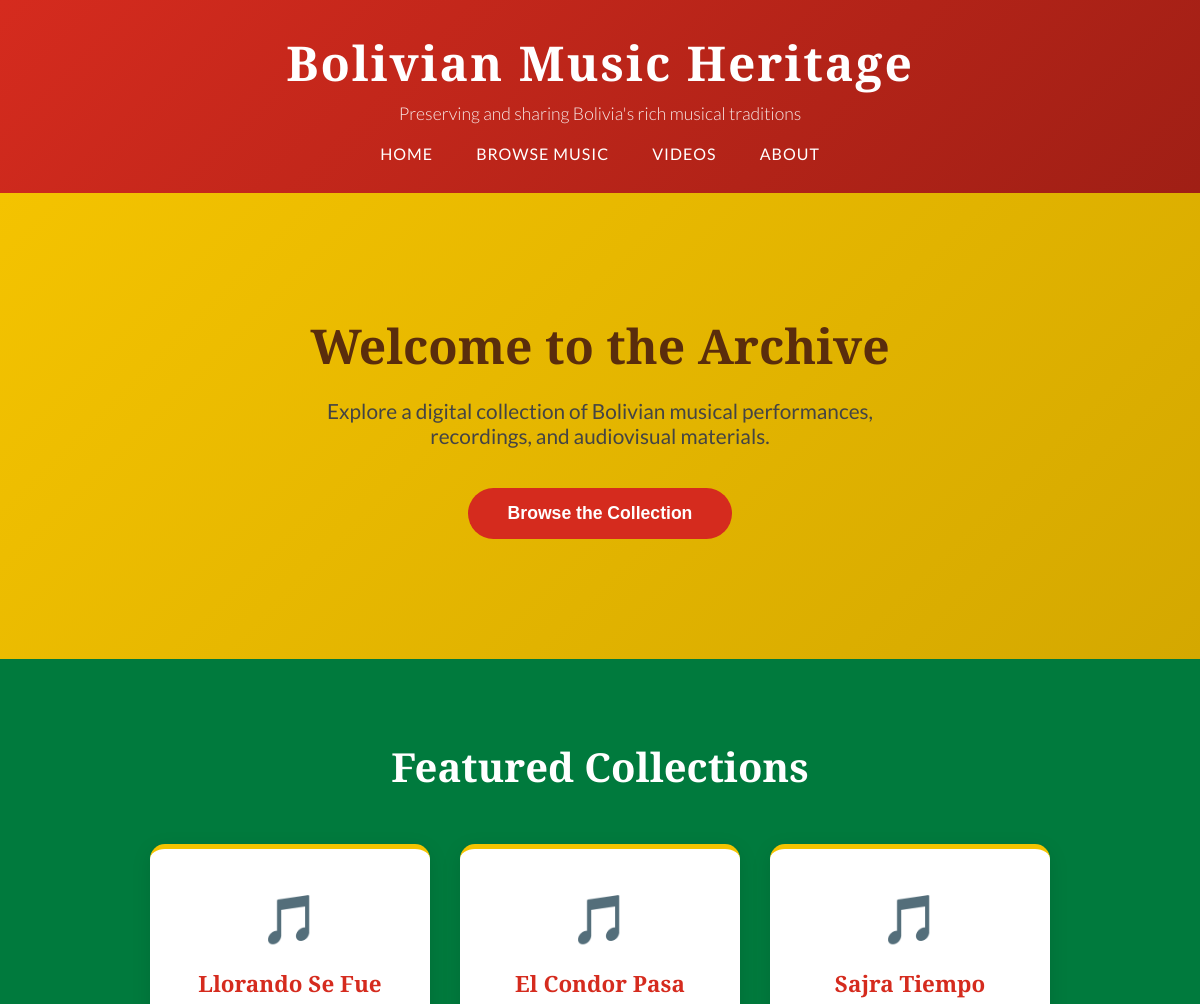
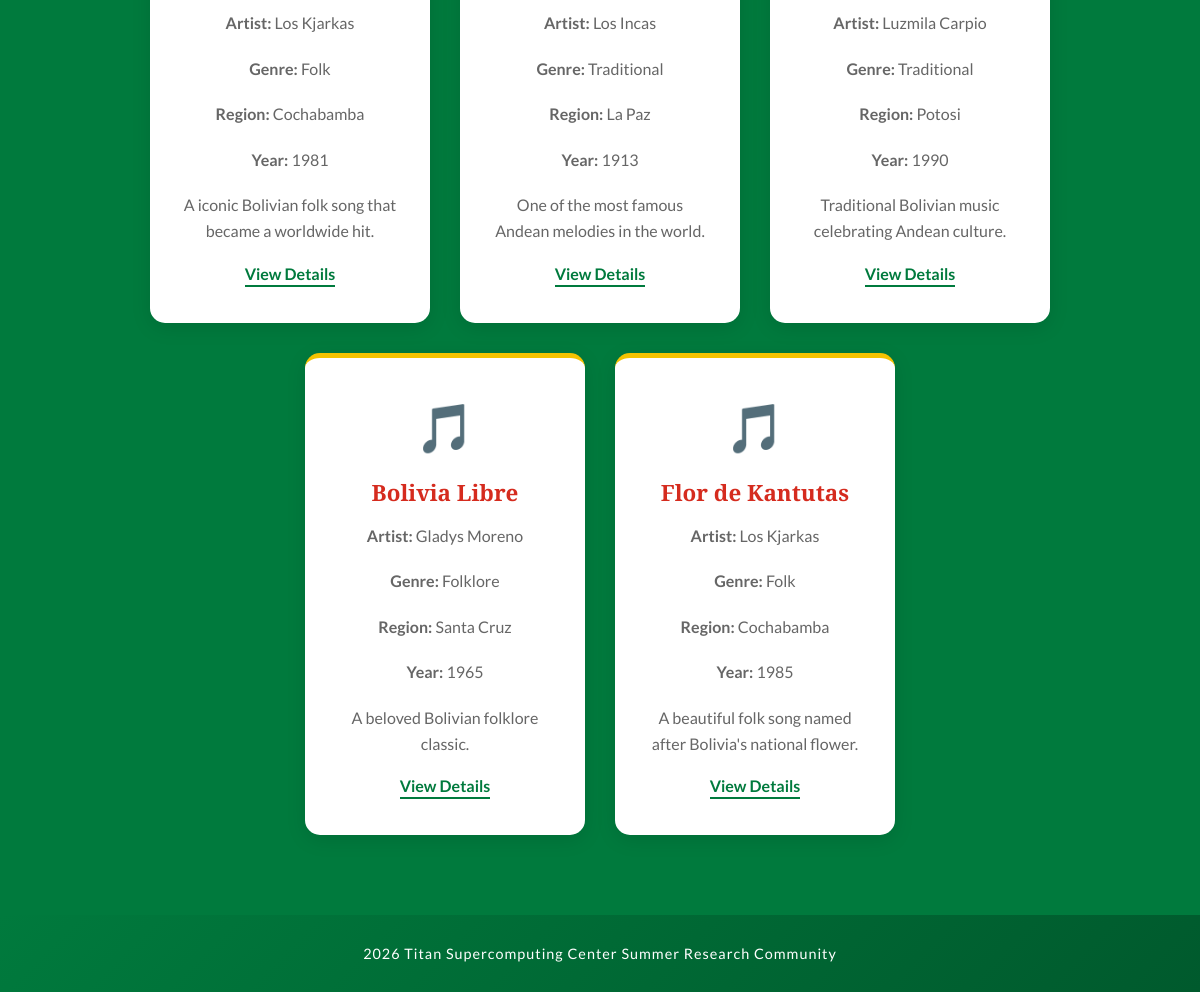
The page / on the database its author committed (2 pictures, top to bottom).
### tables this page shows
CREATE TABLE music (
            id INTEGER PRIMARY KEY AUTOINCREMENT,
            title TEXT NOT NULL,
            artist TEXT NOT NULL,
            genre TEXT NOT NULL,
            region TEXT NOT NULL,
            year INTEGER,
            description TEXT,
            video_url TEXT
        );

### backend/app.py (the view)
@app.route('/')
def home():
    conn = get_db()
    cursor = conn.cursor()
    cursor.execute('SELECT * FROM music')
    music_list = cursor.fetchall()
    conn.close()
    return render_template('index.html', music_list=music_list)

### backend/database.py (called while the page is built)
def get_db():
    conn = sqlite3.connect('backend/music_heritage.db')
    conn.row_factory = sqlite3.Row
    return conn

### templates/index.html (shortened to what this page needs)
<!DOCTYPE html>
<html lang="en">
<head>
    <link rel="stylesheet" href="../static/css/style.css">
</head>
<body>
    <header>
        <h1>Bolivian Music Heritage</h1>
        <p>Preserving and sharing Bolivia's rich musical traditions</p>
        <nav>
            <a href="#">Home</a>
            <a href="#">Browse Music</a>
            <a href="#">Videos</a>
            <a href="#">About</a>
        </nav>
    </header>
    <section class="hero">
        <div class="hero-content">
            <h2>Welcome to the Archive</h2>
            <p>Explore a digital collection of Bolivian musical performances, recordings, and audiovisual materials.</p>
            <button>Browse the Collection</button>
        </div>
    </section>
    <section class="featured">
        <h2>Featured Collections</h2>
        <div class="cards">
            {% for song in music_list %}
            <div class="card">
                <div class="card-icon">🎵</div>
                <h3>{{ song['title'] }}</h3>
                <p><strong>Artist:</strong> {{ song['artist'] }}</p>
                <p><strong>Genre:</strong> {{ song['genre'] }}</p>
                <p><strong>Region:</strong> {{ song['region'] }}</p>
                <p><strong>Year:</strong> {{ song['year'] }}</p>
                <p>{{ song['description'] }}</p>
                <a href="#">View Details</a>
            </div>
            {% endfor %}
        </div>
    </section>
    <footer>
        <p>2026 Titan Supercomputing Center Summer Research Community</p>
    </footer>
</body>
</html>

### static/css/style.css (style rules this page uses)
* { margin: 0; padding: 0; box-sizing: border-box; }
body { font-family: 'Lato', sans-serif; background-color: #faf7f2; color: #333; }
header { background: linear-gradient(135deg, #D52B1E, #a01f15); color: white; padding: 30px 20px; text-align: center; box-shadow: 0 4px 10px rgba(0,0,0,0.3); }
header h1 { font-family: 'Playfair Display', serif; font-size: 3em; margin-bottom: 8px; letter-spacing: 2px; }
header p { font-size: 1.1em; font-weight: 300; margin-bottom: 20px; opacity: 0.9; }
nav a { color: white; text-decoration: none; margin: 0 20px; font-size: 1em; letter-spacing: 1px; text-transform: uppercase; transition: opacity 0.3s; }
.hero { background: linear-gradient(135deg, #F4C300, #d4a800); color: #333; text-align: center; padding: 120px 20px; }
.hero h2 { font-family: 'Playfair Display', serif; font-size: 3em; margin-bottom: 20px; color: #5a2d0c; }
.hero p { font-size: 1.3em; font-weight: 400; max-width: 600px; margin-left: auto; margin-right: auto; margin-bottom: 40px; color: #444; }
button { background-color: #D52B1E; color: white; padding: 15px 40px; border: none; font-size: 1.1em; cursor: pointer; border-radius: 30px; font-weight: 700; transition: transform 0.2s, box-shadow 0.2s; }
.featured { padding: 80px 40px; text-align: center; background-color: #007A3D; }
.featured h2 { font-family: 'Playfair Display', serif; font-size: 2.5em; color: white; margin-bottom: 50px; }
.cards { display: flex; justify-content: center; gap: 30px; flex-wrap: wrap; }
.card { background: white; border-radius: 15px; padding: 40px 30px; width: 280px; box-shadow: 0 5px 20px rgba(0,0,0,0.1); transition: transform 0.3s, box-shadow 0.3s; border-top: 5px solid #F4C300; }
.card-icon { font-size: 3em; margin-bottom: 20px; }
.card h3 { font-family: 'Playfair Display', serif; font-size: 1.4em; color: #D52B1E; margin-bottom: 15px; }
.card p { color: #666; line-height: 1.6; margin-bottom: 20px; }
.card a { color: #007A3D; font-weight: 700; text-decoration: none; border-bottom: 2px solid #007A3D; padding-bottom: 2px; transition: opacity 0.3s; }
footer { background: linear-gradient(135deg, #007A3D, #005a2d); color: white; text-align: center; padding: 30px; font-size: 0.9em; letter-spacing: 1px; }

### rows shown on the page
music: title "Llorando Se Fue", artist "Los Kjarkas", genre "Folk", region "Cochabamba", year "1981", description "A iconic Bolivian folk song that became a worldwide hit."
music: title "El Condor Pasa", artist "Los Incas", genre "Traditional", region "La Paz", year "1913", description "One of the most famous Andean melodies in the world."
music: title "Sajra Tiempo", artist "Luzmila Carpio", genre "Traditional", region "Potosi", year "1990", description "Traditional Bolivian music celebrating Andean culture."
music: title "Bolivia Libre", artist "Gladys Moreno", genre "Folklore", region "Santa Cruz", year "1965", description "A beloved Bolivian folklore classic."
music: title "Flor de Kantutas", artist "Los Kjarkas", genre "Folk", region "Cochabamba", year "1985", description "A beautiful folk song named after Bolivia's national flower."
